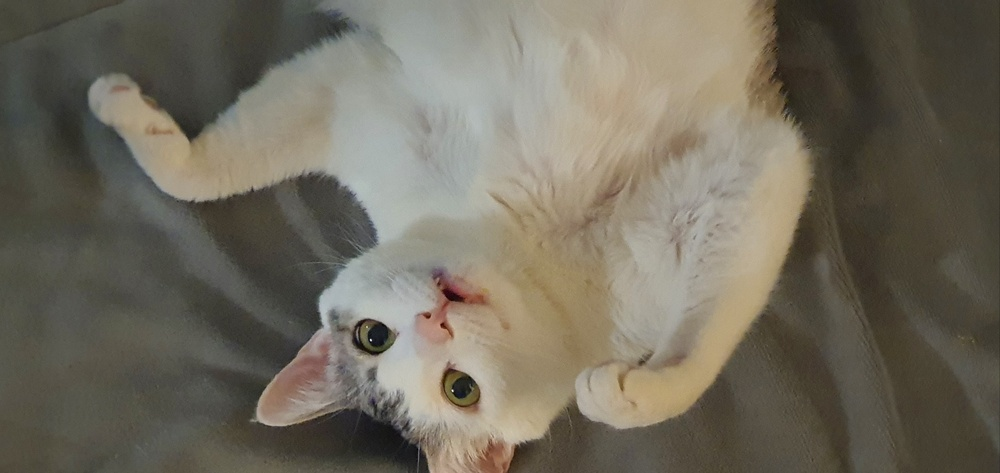
#> input picture img/WhiteCat.jpg, 1000 x 473 px, shrunk from 1613 x 763 before the run
$ python Filter2D.py
#> lines starting #> are read from the running program, lines starting #| are printed output that depends on the picture
import cv2
import numpy as np
import matplotlib.pyplot as plt

img_file = "img/WhiteCat.jpg"
img = cv2.imread(img_file, cv2.IMREAD_GRAYSCALE)
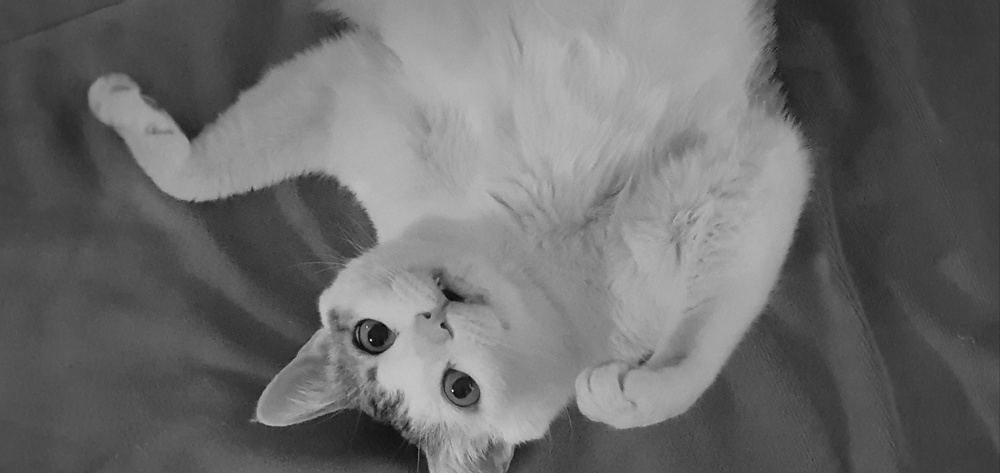
#> img: shape (473, 1000); min 1, max 255, mean 107.5

if img is not None:
    kernel = np.ones((5, 5), dtype=np.float64) / 25.
    kernel[0, :] = -1, -2, -3, -2, -1
    kernel[1, :] = -2, -4, -6, -4, -2
    kernel[2, :] = 0, 0, 0, 0, 0
    kernel[3, :] = 2, 4, 6, 4, 2
    kernel[4, :] = 1, 2, 3, 2, 1
    print(kernel)

    filtered_img = cv2.filter2D(img, -1, kernel)
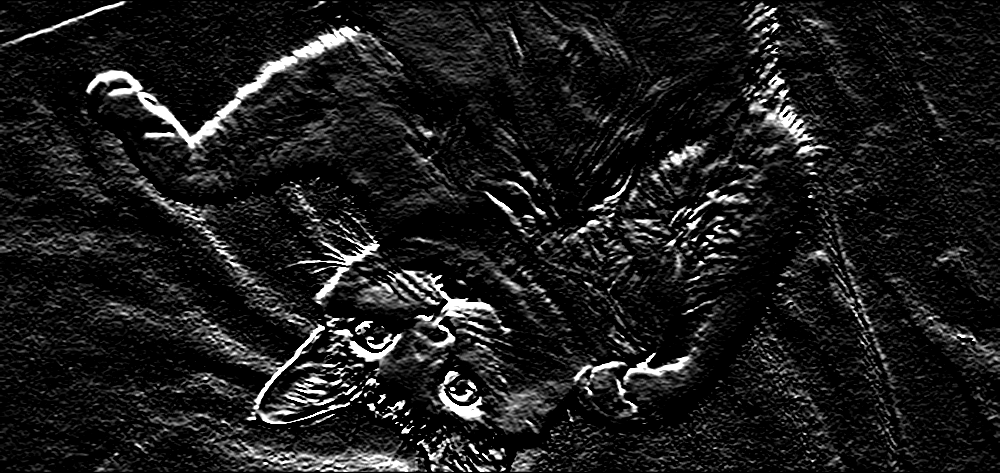
#> filtered_img: shape (473, 1000); min 0, max 255, mean 28

    plt.subplot(2, 1, 1)
    plt.title("Original")
    plt.imshow(img, cmap='gray')

    plt.subplot(2, 1, 2)
    plt.title("Horizontal Edge")
    plt.imshow(filtered_img, cmap='gray')

    plt.subplots_adjust(hspace=0.5)

    plt.show()
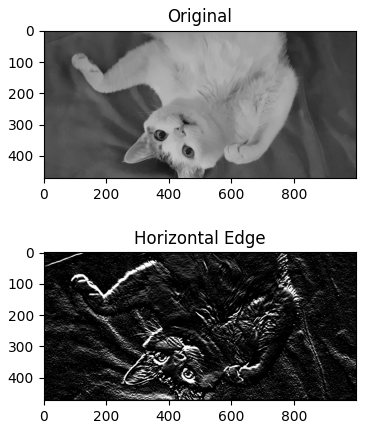
#> figure drawn by matplotlib, 2 panels
